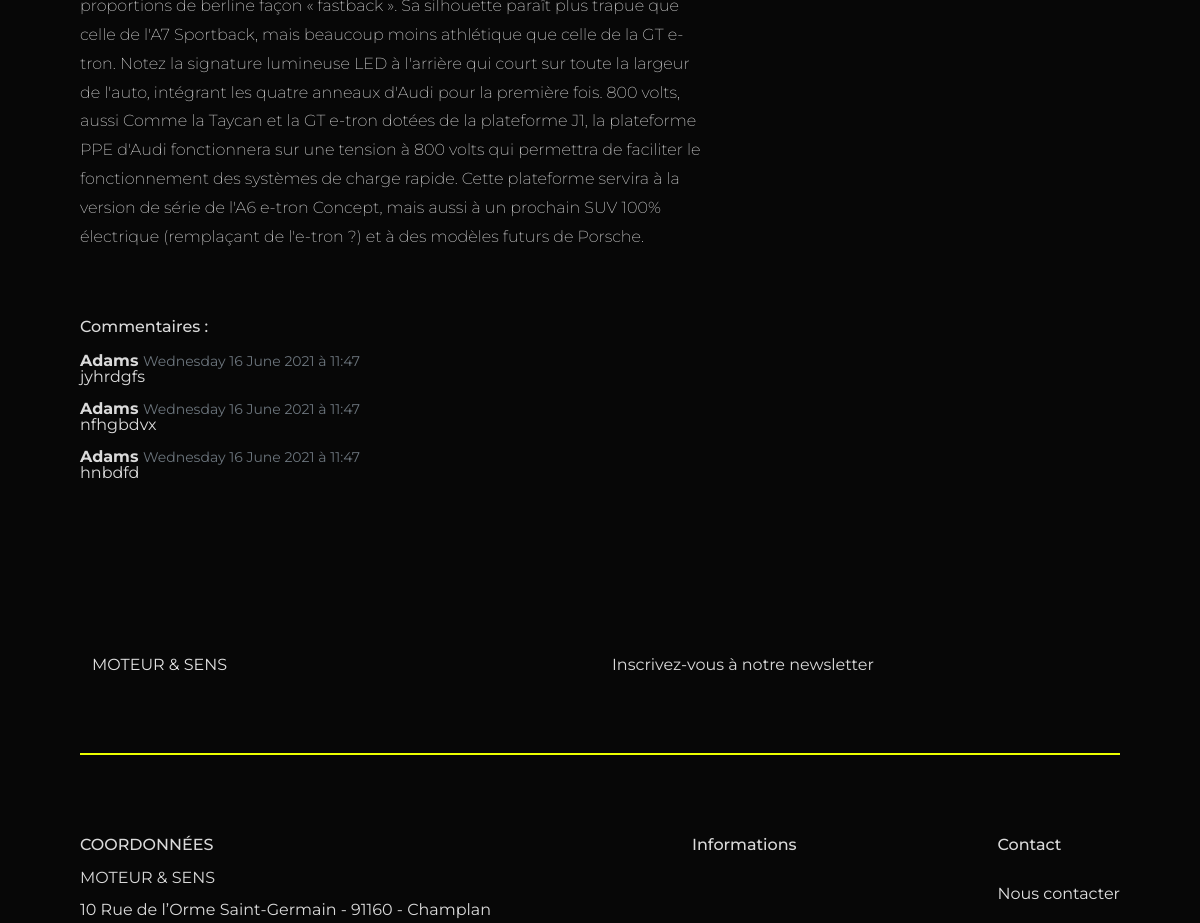
/index.php?page=post&id=40 (middle part), run on an earlier commit of the app's database.
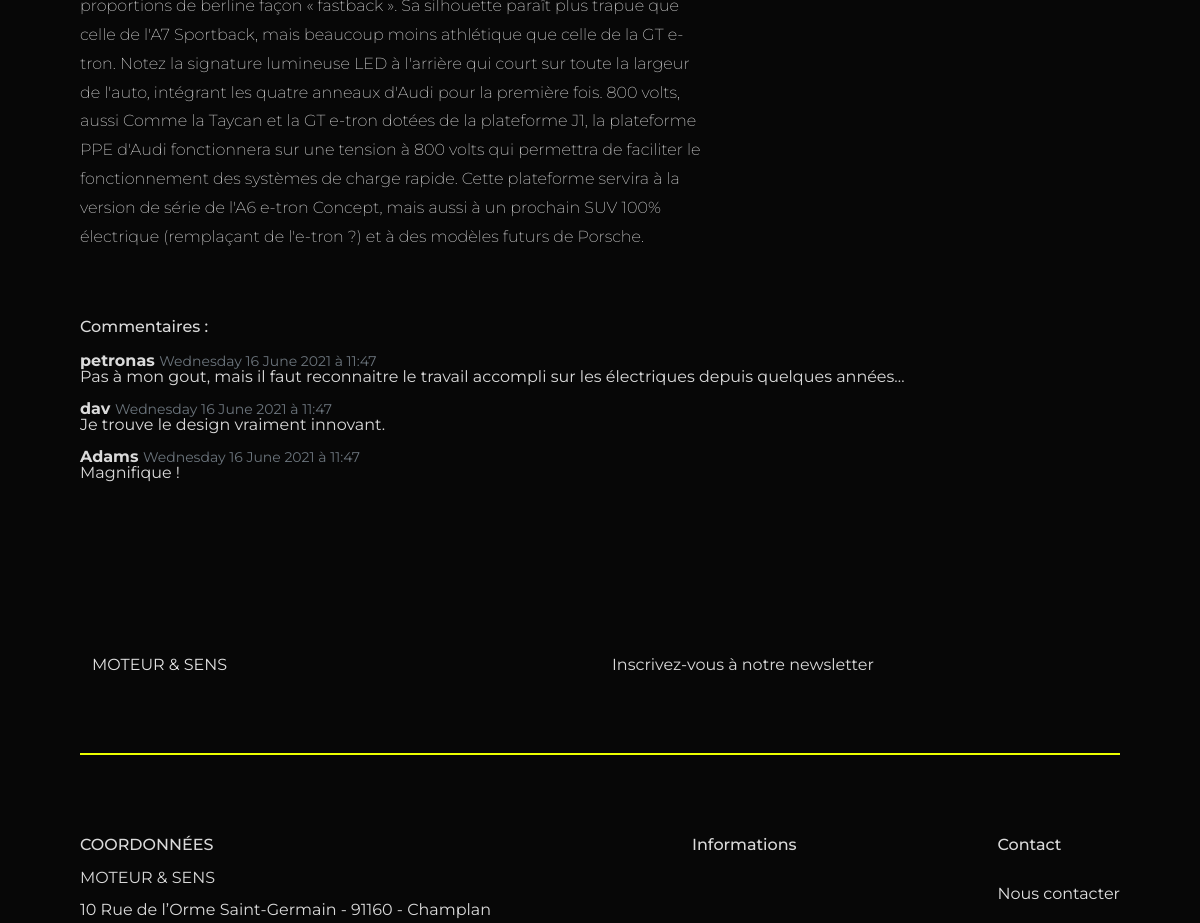
And on a later commit of the database.
### tables this page shows
CREATE TABLE `post_comments` (
  `id` int(11) NOT NULL,
  `post_id` int(11) NOT NULL,
  `user_id` int(11) NOT NULL,
  `content` varchar(512) NOT NULL,
  `created_at` datetime NOT NULL DEFAULT CURRENT_TIMESTAMP
);

CREATE TABLE `users` (
  `id` int(11) NOT NULL,
  `username` varchar(128) NOT NULL,
  `firstname` varchar(128) NOT NULL,
  `lastname` varchar(128) NOT NULL,
  `email` varchar(256) NOT NULL,
  `password` varchar(256) NOT NULL,
  `bio` text,
  `created_at` datetime NOT NULL DEFAULT CURRENT_TIMESTAMP,
  `is_admin` tinyint(1) NOT NULL DEFAULT '0'
);

### index.php (called while the page is built, shortened)
<?php
	require_once('tools.php');
	if(isset($_GET['page'])){
		$page = $_GET['page'];
		switch ($page){
			case 'post':
				require_once('controllers/postController.php');
				break;
		}
	}
	else {
		$page = "";
		require_once('controllers/indexController.php');
	}
	require_once('layouts/layout.php');
?>

### models/Post.php (called while the page is built, shortened)
<?php
  function getPost($postId) {
	  $db = $GLOBALS['db'] ;
    $query = $db->prepare("SELECT p.*, u.firstname, u.lastname, c.name AS categories
    FROM posts p
    JOIN users u ON p.user_id = u.id
    JOIN categories_posts cp ON cp.post_id = p.id
    JOIN categories c ON cp.category_id = c.id
    WHERE p.id = ?");
    $query->execute([$postId]);
    return $query->fetch();
  }
?>

### controllers/postController.php (called while the page is built, shortened)
<?php
  require_once ('models/Post.php');
  require_once ('models/Comment.php');
  if (isset($_GET['id'])) {
    $postId = $_GET['id'];
    $commentsByPostId = getCommentsByPostId($postId);
  }
  else {
    header('Location: index.php?page=404');
    exit;
  }
  $post = getPost($postId );
?>

### models/Comment.php (called while the page is built, shortened)
<?php
  function getCommentsByPostId($postId) {
	  $db = $GLOBALS['db'] ;
    $query = $db->prepare("SELECT pc.*, u.username, u.firstname, u.lastname
    FROM post_comments pc
    JOIN users u ON pc.user_id = u.id
    WHERE pc.post_id = ?
	  ORDER BY pc.created_at DESC");
    $query->execute( [$postId] );
    return $query->fetchAll();
  }
?>

### tools.php (called while the page is built, shortened)
<?php
  function dateFR($dateString){
    return ucwords(strftime("%A %d %B %G à %H:%M", strtotime($dateString)));
  }
?>

### views/postView.php (the view, shortened to what this page needs)
<article class="post" >
  <span class="post-date" data-aos="fade-in"><?= dateFR($post['date']); ?></span><br><br>
  <div class="post-content" data-aos="fade-in"><?= nl2br($post['content']); ?></div><br>
</article>
<div class="comments">
  <H3>Commentaires :</H3><br>
  <?php if(count($commentsByPostId) > 0 ): ?>
    <?php foreach($commentsByPostId as $comment): ?>
        <div class="comment">
          <strong class="comment-user"><?= $comment['username']; ?> </strong><span class="comment-date form-text"><?= dateFR($comment['created_at']); ?></span>
          <div class="comment-content"><?= nl2br($comment['content']); ?></div>
        </div><br>
      <?php endforeach; ?>
  <?php else: ?>
    <p>Aucun commentaire pour le moment ...</p>
  <?php endif; ?>
</div>

What changed in the data, as far as the page shows it:
changed post_comments: user.username "Adams" → "petronas"; content "jyhrdgfs" → "Pas à mon gout, mais il faut reconnaitre le travail accompli sur les électriques depuis quelques années…"
changed post_comments: user.username "Adams" → "dav"; content "nfhgbdvx" → "Je trouve le design vraiment innovant."
changed post_comments "Adams": content "hnbdfd" → "Magnifique !"
